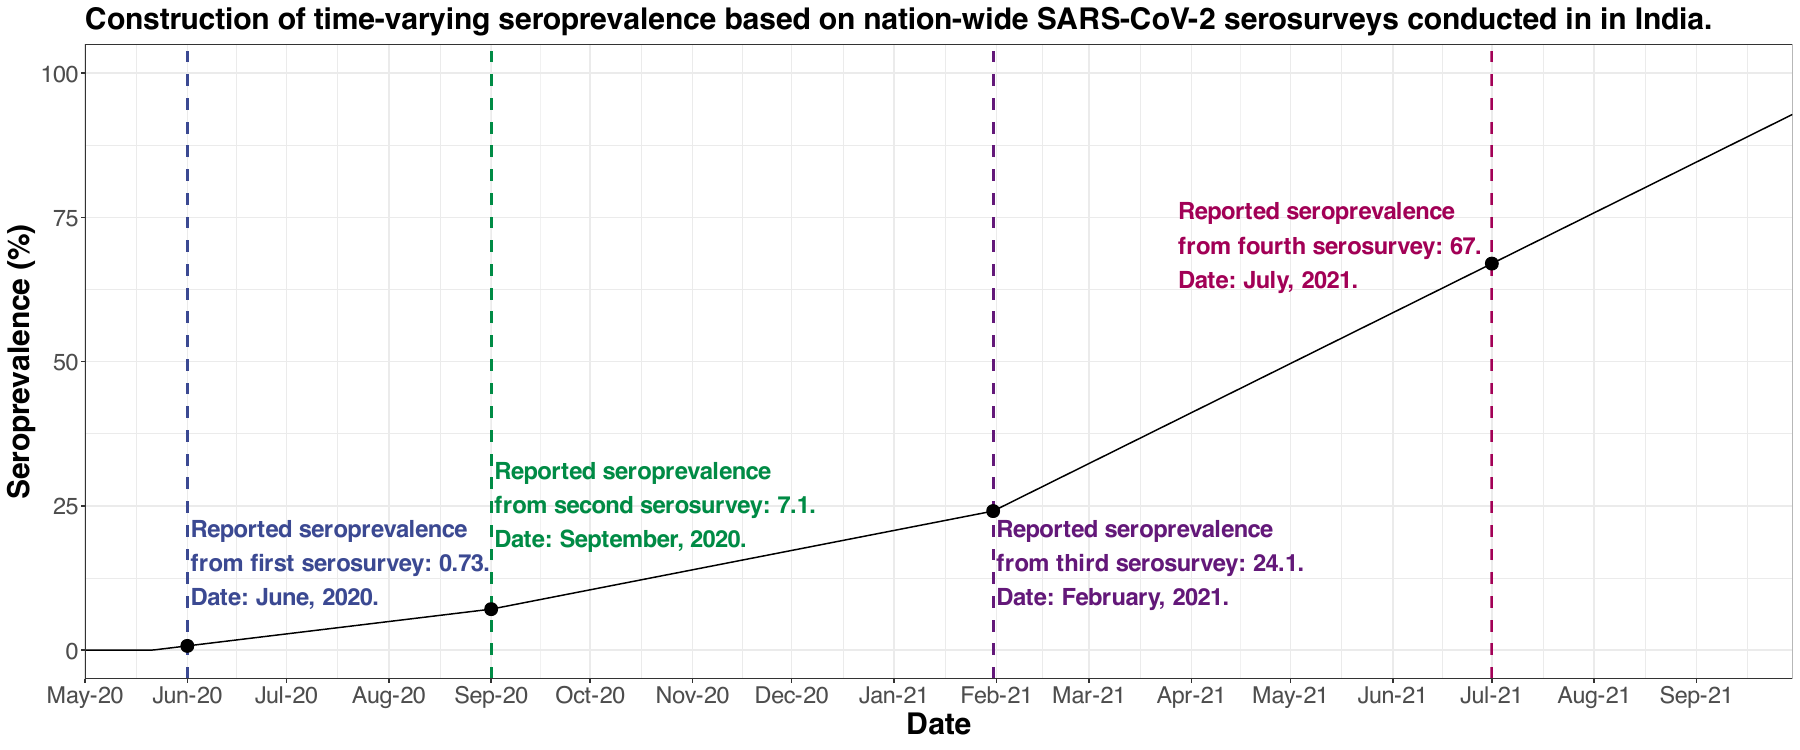

The script that saved this image:
require(lspline)
require(lubridate)
require(tidyverse)

sero_val <- c(0.73, 7.1, 24.1, 67)/100
sero_date <- ymd(c("2020-06-01", "2020-09-01", "2021-01-31", "2021-07-01"))
sero_date_num <- as.numeric(sero_date)
m <- min(sero_date_num)
sero_date_num <- sero_date_num - m
sero_pred <- lm(sero_val ~ lspline(sero_date_num, c(92, 244)))
time <- -100:578
vals <- predict(sero_pred, data.frame(sero_date_num = time))
vals <- ifelse(ifelse(vals <= 0, 0, vals) >= 1, 1, ifelse(vals <= 0, 0, vals))
sero <- as_tibble(ymd(as.Date(time + m, origin = "1970-01-01"))) %>%
  rename(date = value) %>%
  add_column(vals) %>%
  mutate(sero = vals - lag(vals)) %>% 
  drop_na() %>% 
  write_csv("figures/figure s2/sero_t.csv") ### used in model runs

lims <- lubridate::ymd(c("2020-05-01",
                         "2021-09-30"))

mypal = ggsci::pal_aaas("default")(10)

full_plot <- as_tibble(ymd(as.Date(time + m, origin = "1970-01-01"))) %>%
  rename(date = value) %>%
  add_column(s = 100*vals) %>% 
  ggplot(aes(x = date, y = s)) + 
  geom_line() + 
  theme_bw() +
  scale_x_date(date_breaks = "months" , 
               date_labels = "%b-%y", 
               limits = lims,
               expand = c(0, 0)) + 
  geom_vline(xintercept = sero_date[1], 
             linetype = "dashed", 
             size = 1, 
             color = mypal[1]) + 
  annotate("text", 
           x = sero_date[1] + 1, 
           y = 15, 
           label = paste0("Reported seroprevalence\nfrom first serosurvey: ", 100*sero_val[1], ".\nDate: June, 2020."),  
           hjust = 0, 
           color = mypal[1], 
           fontface = "bold",
           size = 6) + 
  geom_vline(xintercept = sero_date[2], 
             size = 1, 
             linetype = "dashed", 
             color = mypal[3]) + 
  annotate("text", 
           x = sero_date[2] + 1,
           y = 25, 
           label = paste0("Reported seroprevalence\nfrom second serosurvey: ", 100*sero_val[2], ".\nDate: September, 2020."),  
           hjust = 0, 
           color = mypal[3], 
           fontface = "bold",
           size = 6) + 
  geom_vline(xintercept = sero_date[3], 
             linetype = "dashed", 
             size = 1, 
             color = mypal[4]) + 
  annotate("text", 
           x = sero_date[3]+1,
           y = 15, 
           label = paste0("Reported seroprevalence\nfrom third serosurvey: ", 100*sero_val[3], ".\nDate: February, 2021."),  
           hjust = 0, 
           color = mypal[4], 
           fontface = "bold",
           size = 6) +
  geom_vline(xintercept = sero_date[4], 
             linetype = "dashed", 
             color = mypal[8], 
             size = 1) + 
  annotate("text", 
           x = sero_date[4] - 95,
           y = 70, 
           label = paste0("Reported seroprevalence\nfrom fourth serosurvey: ", 100*sero_val[4], ".\nDate: July, 2021."),  
           hjust = 0, 
           fontface = "bold",
           color = mypal[8], 
           size = 6) +
  geom_point(data = as_tibble(x = sero_date) %>% add_column(s = sero_val*100), 
             aes(x = value, y = s), 
             size = 4) +
  ylab("Seroprevalence (%)") + 
  xlab("Date") + 
  theme(axis.title.y = element_text(size = 18*1.2, face = "bold"), 
        axis.title.x = element_text(size = 18*1.2, face = "bold"), 
        axis.text.x = element_text(size = 14*1.2), 
        axis.text.y = element_text(size = 14*1.2), 
        plot.title = element_text(size = 18*1.2, face = "bold"), 
        legend.title = element_text(size = 14*1.2), 
        legend.text = element_text(size = 14*1.2))  + 
  labs(title = "Construction of time-varying seroprevalence based on nation-wide SARS-CoV-2 serosurveys conducted in in India.")


ggsave(filename = glue("figures/figure s2/figure s2.pdf"),
       plot     = full_plot, 
       height   = 7.5,
       width    = 18,
       device   = cairo_pdf)


